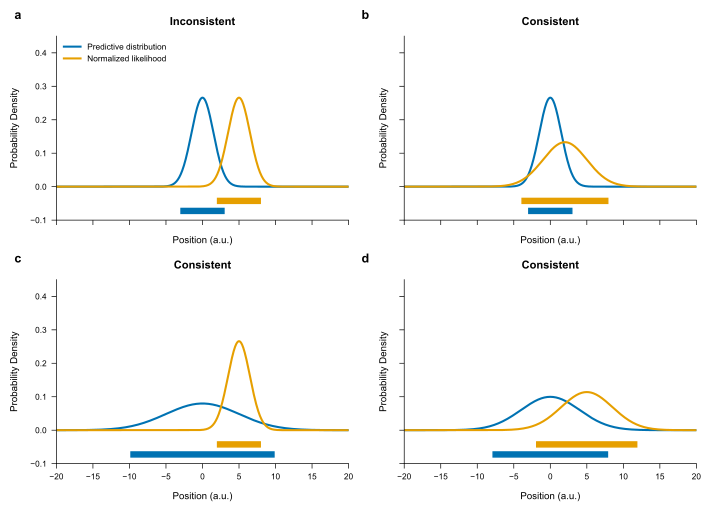

Here is the Python script that generated this plot:
"""Create Figure 1 showing consistent and inconsistent distributions.

This figure demonstrates scenarios where the predictive distribution (prior)
and normalized likelihood are consistent or inconsistent, using HPD overlap
as a diagnostic.
"""

from __future__ import annotations

import sys
from pathlib import Path

import matplotlib.pyplot as plt
import numpy as np
from matplotlib.patches import Rectangle
from scipy import stats


# Fallback colors
WONG = [
    "#000000",
    "#E69F00",
    "#56B4E9",
    "#009E73",
    "#F0E442",
    "#0072B2",
    "#D55E00",
    "#CC79A7",
]

def set_figure_defaults(context: str = "paper") -> None:
    """Set matplotlib defaults for publication figures.

    Font sizes meet Nature/Science minimums (5-7pt).
    TrueType font embedding (fonttype 42) required for journal submission.
    """
    plt.rcParams.update(
        {
            "font.size": 7,
            "axes.labelsize": 7,
            "axes.titlesize": 8,
            "xtick.labelsize": 6,
            "ytick.labelsize": 6,
            "legend.fontsize": 6,
            "font.family": "sans-serif",
            "font.sans-serif": ["Arial"],
            "axes.linewidth": 0.5,
            "xtick.major.width": 0.5,
            "ytick.major.width": 0.5,
            "pdf.fonttype": 42,  # TrueType fonts for Nature/Science submission
            "ps.fonttype": 42,  # Required for proper font embedding
        }
    )

def save_figure(name: str) -> None:
    """Save figure as both PDF and PNG."""
    plt.savefig(f"{name}.pdf", dpi=450, bbox_inches="tight")
    plt.savefig(f"{name}.png", dpi=450, bbox_inches="tight")
    print(f"Saved {name}.pdf and {name}.png")


def compute_hpd_region(x: np.ndarray, pdf: np.ndarray, coverage: float = 0.95) -> np.ndarray:
    """Compute highest posterior density region for given coverage.

    Parameters
    ----------
    x : np.ndarray
        Domain values.
        Shape (n_points,)
    pdf : np.ndarray
        Probability density values (must be normalized).
        Shape (n_points,)
    coverage : float
        Desired coverage probability (default 0.95).

    Returns
    -------
    mask : np.ndarray
        Boolean mask indicating points in HPD region.
        Shape (n_points,)
    """
    # Normalize to ensure proper probability
    dx = x[1] - x[0]
    pdf_normalized = pdf / (np.sum(pdf) * dx)

    # Sort by density and find threshold
    sorted_pdf = np.sort(pdf_normalized)[::-1]  # Descending
    cumsum = np.cumsum(sorted_pdf) * dx
    threshold_idx = np.searchsorted(cumsum, coverage)
    if threshold_idx >= len(sorted_pdf):
        threshold_idx = len(sorted_pdf) - 1
    threshold = sorted_pdf[threshold_idx]

    return pdf_normalized >= threshold


def create_figure() -> None:
    """Create Figure 1 with four panels showing distribution consistency.

    This figure demonstrates scenarios where the predictive distribution (prior)
    and normalized likelihood are consistent or inconsistent, using HPD overlap
    as a diagnostic metric.
    """
    import warnings

    set_figure_defaults(context="paper")

    # Create 2x2 grid
    # Figure width: 7.0" matches Nature/Science full-page width (max 7.08")
    # DPI set during save (450), not here - prevents redundancy
    fig, axes = plt.subplots(
        2, 2, figsize=(7.0, 5.0), constrained_layout=True, sharex=True, sharey=True
    )

    # Flatten axes for easier iteration
    axes_flat = axes.flatten()

    # Define x-axis
    x = np.linspace(-20, 20, 1000)

    # Colors: Wong palette - colorblind-friendly (verified for deuteranopia/protanopia)
    # These colors also work in grayscale and meet journal accessibility requirements
    color_predictive = WONG[5]  # Blue (#0072B2) - matches figure 2
    color_likelihood = WONG[1]  # Orange (#E69F00) - matches figure 2

    # Define scenarios
    scenarios = [
        {
            "title": "Inconsistent",
            "predictive": (0, 1.5),  # (mean, std)
            "likelihood": (5, 1.5),
        },
        {
            "title": "Consistent",
            "predictive": (0, 1.5),
            "likelihood": (2, 3.0),
        },
        {
            "title": "Consistent",
            "predictive": (0, 5.0),
            "likelihood": (5, 1.5),
        },
        {
            "title": "Consistent",
            "predictive": (0, 4.0),
            "likelihood": (5, 3.5),
        },
    ]

    for idx, (ax, scenario) in enumerate(zip(axes_flat, scenarios, strict=True)):
        # Generate distributions using scipy.stats.norm
        pred_mean, pred_std = scenario["predictive"]
        like_mean, like_std = scenario["likelihood"]

        pdf_predictive = stats.norm.pdf(x, loc=pred_mean, scale=pred_std)
        pdf_likelihood = stats.norm.pdf(x, loc=like_mean, scale=like_std)

        # Normalize likelihood (already normalized from scipy, but be explicit)
        dx = x[1] - x[0]
        pdf_likelihood = pdf_likelihood / (np.sum(pdf_likelihood) * dx)

        # Plot distributions
        ax.plot(
            x,
            pdf_predictive,
            color=color_predictive,
            linewidth=1.5,
            label="Predictive distribution",
        )
        ax.plot(
            x, pdf_likelihood, color=color_likelihood, linewidth=1.5, label="Normalized likelihood"
        )

        # Compute HPD regions
        hpd_predictive = compute_hpd_region(x, pdf_predictive, coverage=0.95)
        hpd_likelihood = compute_hpd_region(x, pdf_likelihood, coverage=0.95)

        # Find extent of HPD regions for visualization
        pred_regions = []
        like_regions = []

        # Extract contiguous regions
        for mask, regions_list in [(hpd_predictive, pred_regions), (hpd_likelihood, like_regions)]:
            in_region = False
            start = None
            for i, val in enumerate(mask):
                if val and not in_region:
                    start = x[i]
                    in_region = True
                elif not val and in_region:
                    regions_list.append((start, x[i - 1]))
                    in_region = False
            if in_region:
                regions_list.append((start, x[-1]))

        # Draw HPD regions as horizontal bars at bottom
        bar_height = 0.015
        y_pred = -0.08
        y_like = -0.05

        for start, end in pred_regions:
            ax.add_patch(
                Rectangle(
                    (start, y_pred),
                    end - start,
                    bar_height,
                    facecolor=color_predictive,
                    edgecolor=color_predictive,
                    linewidth=1.0,
                    clip_on=False,
                )
            )

        for start, end in like_regions:
            ax.add_patch(
                Rectangle(
                    (start, y_like),
                    end - start,
                    bar_height,
                    facecolor=color_likelihood,
                    edgecolor=color_likelihood,
                    linewidth=1.0,
                    clip_on=False,
                )
            )

        # Formatting
        ax.set_xlim(-20, 20)
        ax.set_ylim(-0.1, 0.45)
        ax.set_xlabel("Position (a.u.)", fontsize=7, labelpad=8)
        ax.set_ylabel("Probability Density", fontsize=7, labelpad=8)
        ax.set_title(scenario["title"], fontsize=8, fontweight="bold", pad=8)

        # Spines and ticks - following Tufte's minimal ink principle
        ax.spines["top"].set_visible(False)
        ax.spines["right"].set_visible(False)
        # Set spine bounds to data range (Tufte range frames)
        ax.spines["left"].set_bounds(ax.get_ylim())
        ax.spines["bottom"].set_bounds(ax.get_xlim())
        ax.tick_params(labelsize=6)

        # Add panel label (a, b, c, d) outside plot area
        panel_labels = ["a", "b", "c", "d"]
        ax.text(
            -0.12,
            1.08,
            panel_labels[idx],
            transform=ax.transAxes,
            fontsize=9,
            fontweight="bold",
            va="bottom",
            ha="right",
        )

        # Add legend to first panel only
        if idx == 0:
            ax.legend(loc="upper left", fontsize=6, frameon=False)

    # Validate layout before saving
    with warnings.catch_warnings(record=True) as w:
        warnings.simplefilter("always")
        fig.canvas.draw()  # Force layout calculation
        if w:
            print(f"⚠️  Layout warning: {w[-1].message}")

    # Save to figures directory
    import os

    figures_dir = os.path.join(os.path.dirname(__file__), "..", "figures")
    os.makedirs(figures_dir, exist_ok=True)
    save_path = os.path.join(figures_dir, "figure01")
    save_figure(save_path)
    plt.close()
    print(f"\nFigure 1 saved to {save_path}.{{pdf,png}}")


if __name__ == "__main__":
    create_figure()
